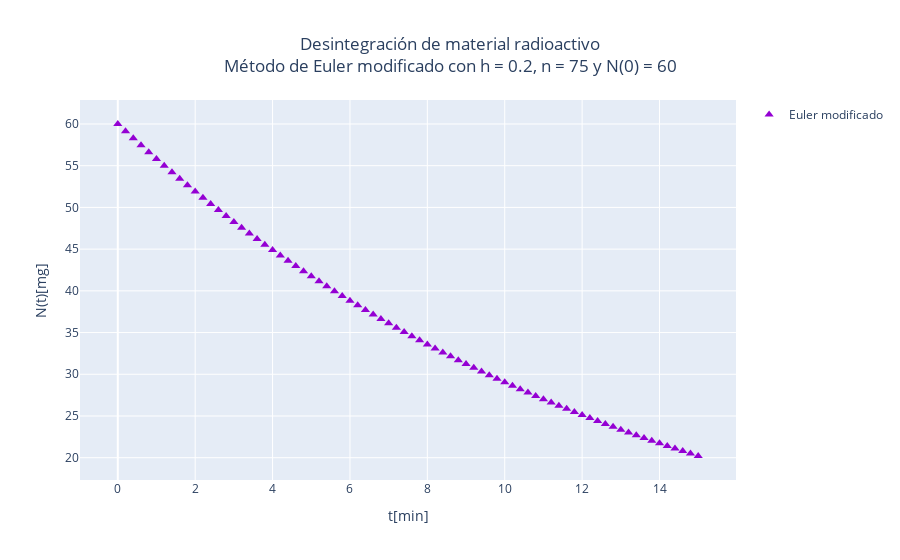

Write notebook code for a chart like this one.
### Markdown cell above
### Euler modificado

### Code cell
def metodo_euler_mod(f, t_0, y_0, h, n_pasos):
    valores_y_Euler_Mod = [y_0] # Lista de valores de y
    valores_t = [t_0] # Vector de tiempo

    # Iterar sobre el número de pasos y aplicar el método de Euler modificado
    for i in range(n_pasos):
        valores_t.append(valores_t[i] + h)
        y_nueva = valores_y_Euler_Mod[i] + h * f(valores_y_Euler_Mod[i] + h/2 * f(valores_y_Euler_Mod[i])) # ¡¡¡NO MODIFICAR!!!
        valores_y_Euler_Mod.append(y_nueva) # ¡¡¡NO MODIFICAR!!!

    # Graficar
    titulo = f'Desintegración de material radioactivo<br>Método de Euler modificado con h = {round(h,3)}, n = {n_pasos} y N(0) = {round(y_0,3)}' # ¡¡¡NO MODIFICAR!!!
    eje_x = 't[min]' # Nombre del eje x
    eje_y = 'N(t)[mg]' # Nombre del eje y

    fig = go.Figure() # ¡¡¡NO MODIFICAR!!!
    fig.update_layout(title=titulo, title_x=0.5, xaxis_title=eje_x, yaxis_title=eje_y) # ¡¡¡NO MODIFICAR!!!
    plot_Euler_Mod = go.Scatter(x=valores_t, y=valores_y_Euler_Mod, mode='markers', marker=dict(size=8, symbol='triangle-up'), name='Euler modificado', marker_color='darkviolet', showlegend=True) # ¡¡¡NO MODIFICAR!!!
    fig.add_trace(plot_Euler_Mod) # ¡¡¡NO MODIFICAR!!!
    fig.show() # ¡¡¡NO MODIFICAR!!!
    return plot_Euler_Mod # ¡¡¡NO MODIFICAR!!!

plot_Euler_Mod = metodo_euler_mod(f_real, t_0, y_0, h, n_pasos) # Graficar método de Euler modificado

### Figure 1 — Plotly figure (JSON) as saved in the notebook; plotly's stock layout.template omitted (floating-point values rounded to 4 significant figures)
{"data": [{"marker": {"color": "darkviolet", "size": 8, "symbol": "triangle-up"}, "mode": "markers", "name": "Euler modificado", "showlegend": true, "type": "scatter", "x": [0, 0.2, 0.4, 0.6, 0.8, 1, 1.2, 1.4, 1.6, 1.8, 2.0, 2.2, 2.4, 2.6, 2.8, 3.0, 3.2, 3.4, 3.6, 3.8, 4.0, 4.2, 4.4, 4.6, 4.8, 5.0, 5.2, 5.4, 5.6, 5.8, 6.0, 6.2, 6.4, 6.6, 6.8, 7.0, 7.2, 7.4, 7.6, 7.8, 8.0, 8.2, 8.4, 8.6, 8.8, 9, 9.2, 9.4, 9.6, 9.8, 10.0, 10.2, 10.4, 10.6, 10.8, 11.0, 11.2, 11.4, 11.6, 11.8, 12.0, 12.2, 12.4, 12.6, 12.8, 13.0, 13.2, 13.4, 13.6, 13.8, 14.0, 14.2, 14.4, 14.6, 14.8, 15.0], "y": [60, 59.14, 58.28, 57.44, 56.62, 55.8, 55.0, 54.2, 53.42, 52.65, 51.89, 51.15, 50.41, 49.68, 48.97, 48.26, 47.57, 46.88, 46.21, 45.54, 44.88, 44.24, 43.6, 42.97, 42.35, 41.74, 41.14, 40.55, 39.96, 39.39, 38.82, 38.26, 37.71, 37.17, 36.63, 36.1, 35.58, 35.07, 34.56, 34.07, 33.58, 33.09, 32.62, 32.15, 31.68, 31.23, 30.78, 30.33, 29.9, 29.46, 29.04, 28.62, 28.21, 27.8, 27.4, 27.01, 26.62, 26.23, 25.86, 25.48, 25.12, 24.75, 24.4, 24.05, 23.7, 23.36, 23.02, 22.69, 22.36, 22.04, 21.72, 21.41, 21.1, 20.8, 20.5, 20.2]}], "layout": {"title": {"text": "Desintegración de material radioactivo<br>Método de Euler modificado con h = 0.2, n = 75 y N(0) = 60", "x": 0.5}, "xaxis": {"title": {"text": "t[min]"}}, "yaxis": {"title": {"text": "N(t)[mg]"}}}}
